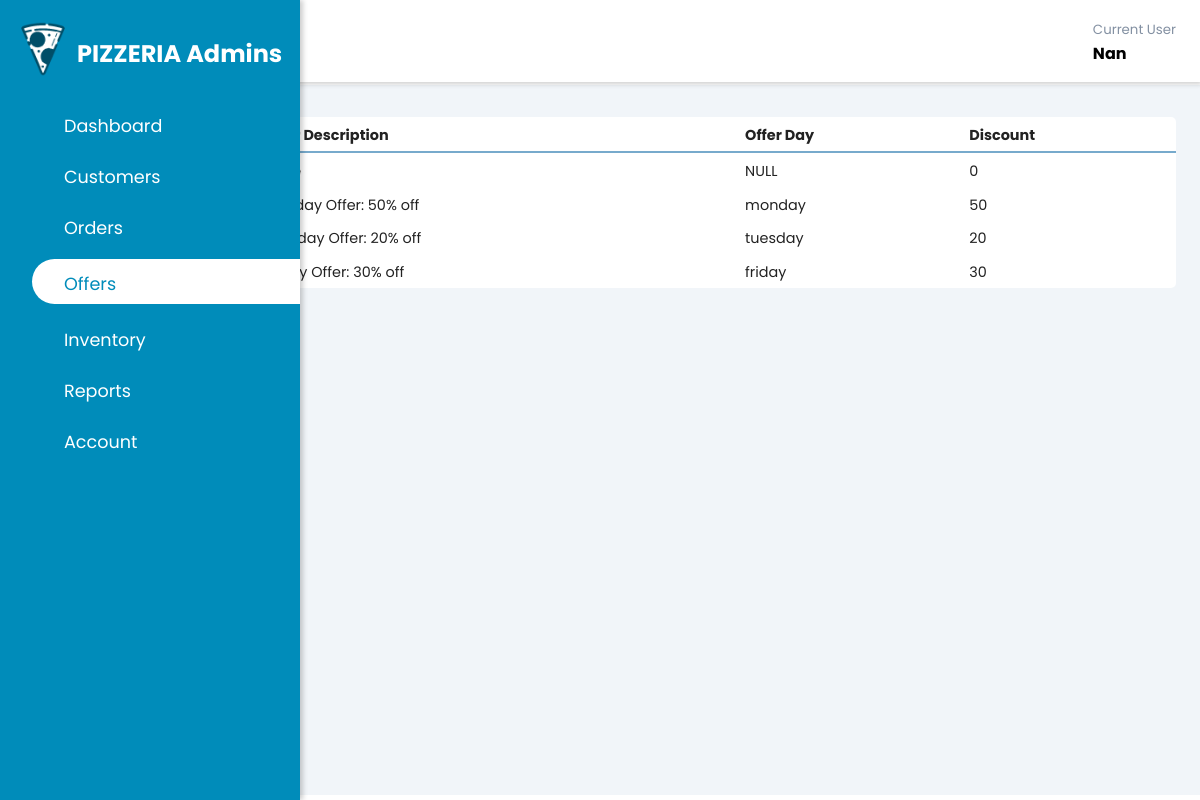
/Ann_adminWeb/website/offerspage.php (signed in), run on the app's committed database.
### tables this page shows
CREATE TABLE `offer_table` (
  `Offer_ID` int(11) NOT NULL,
  `Offer_Discount` int(5) NOT NULL,
  `Offer_Desc` varchar(50) NOT NULL,
  `Offer_Day` varchar(25) DEFAULT NULL
);

### Ann_adminWeb/website/offerspage.php (the view, shortened to what this page needs)
<?php
require_once('..\login_reg\config.php');
?>
<!DOCTYPE html>
<html lang="en">
<head>
    <link rel="stylesheet" href="https://maxst.icons8.com/vue-static/landings/line-awesome/line-awesome/1.3.0/css/line-awesome.min.css">
    <link rel="stylesheet" href="style.css">
</head>
<body>
    <div class="sidebar">
        <div class="sidebar-brand">
            <img src="img/logo_BW.png" alt="pizzeria logo in black and white">
            <h2>PIZZERIA Admins</h2>
        </div>
        <div class="sidebar-menu">
            <ul>
                <li>
                    <a href="index.php" class="weblink">
                        <span class="las la-home"></span>
                        <span>Dashboard</span>
                    </a>
                </li>
                <li>
                    <a href="customerspage.php" class="weblink">
                        <span class="las la-users"></span>
                        <span>Customers</span>
                    </a>
                </li>
                <li>
                    <a href="orderspage.php" class="weblink">
                        <span class="las la-file-invoice-dollar"></span>
                        <span>Orders</span>
                    </a>
                </li>
                <li>
                    <a href="offerspage.php" class="weblink active">
                        <span class="lar la-star"></span>
                        <span>Offers</span>
                    </a>
                </li>
                <li>
                    <a href="inventorypage.php" class="weblink">
                        <span class="las la-pizza-slice"></span>
                        <span>Inventory</span>
                    </a>
                </li>
                <li>
                    <a href="reportspage.php" class="weblink">
                        <span class="las la-chart-area"></span>
                        <span>Reports</span>
                    </a>
                </li>
                <li>
                    <a href="accountpage.php" class="weblink">
                        <span class="las la-user-circle"></span>
                        <span>Account</span>
                    </a>
                </li>
            </ul>
        </div>
    </div>
    <div class="main-content">
        <header>
            <h2>
            </h2>
            <div class="user-wrapper">
                <div>
                    <small>Current User</small>
                    <h4>
                        <?php
                        echo $_SESSION['username'];
                        ?>
                    </h4>
                </div>
            </div>
        </header>
        <main>
        <div class="card">
                <div class="card-body">
                    <div class="table-responsive">
                        <table style="width:100%">
                            <tr style="border-bottom: 2px solid #77aacc;">
                                <th id="off_id"><strong>Offer ID</strong></th>
                                <th id="off_desc"><strong>Offer Description</strong></th>
                                <th id="off_day"><strong>Offer Day</strong></th>
                                <th id="off_disc"><strong>Discount</strong></th>
                            </tr>
                            <?php
                            $sql="select Offer_ID, Offer_Discount, Offer_Desc, Offer_Day from offer_table order by Offer_ID asc";
                            $result=mysqli_query($conn, $sql);
                            $num = mysqli_num_rows($result);
                            if ($num > 0) {
                                while($row=mysqli_fetch_assoc($result)) {
                                    echo "<tr>
                                        <td>".$row["Offer_ID"]."</td>
                                        <td>".$row["Offer_Desc"]."</td>
                                        <td>".$row["Offer_Day"]."</td>
                                        <td>".$row["Offer_Discount"]."</td>
                                    </tr>";
                                }
                            } else {
                                echo "0 results";
                            }
                            ?>
                        </table>
                    </div>
                </div>
            </div>
        </main>
    </div>
</body>
</html>

### Ann_adminWeb/website/style.css (style rules this page uses)
:root { --main-lighter: #5ec6e9; --main-color: #008cba; --main-darker: #004e68; --color-dark: #1D2231; --text-gray: #8390A2; }
* { margin: 0; padding: 0; box-sizing: border-box; list-style-type: none; text-decoration: none; font-family: 'Poppins', sans-serif; }
.sidebar { width: 300px; position: fixed; left: 0; top: 0; height: 100%; background: var(--main-color); z-index: 100; transition: width 300ms; }
.sidebar-brand { height: 90px; padding: 0.7rem 0rem 1rem 2rem; color: #fff; }
.sidebar-brand h2 { text-align: left; margin-left: 45px; margin-top: 25px; position: absolute; }
.sidebar-brand img { display: inline-block; padding-right: 1rem; width: 4.5rem; position: absolute; top: 21px; left: 15px; }
.sidebar-menu { margin-top: 1rem; }
.sidebar-menu li { width: 100%; margin-bottom: 1rem; padding-left: 1rem; }
.sidebar-menu a { display: block; color: #fff; font-size: 1.1rem; padding-left: 1rem; }
.sidebar-menu a.active { background: #fff; padding-top: 0.3rem; padding-bottom: 0.3rem; color: var(--main-color); border-radius: 30px 0px 0px 30px; }
.sidebar-menu a span:first-child { font-size: 1.5rem; padding-right: 1rem; }
.main-content { transition: margin-left 300ms; margin-left: 300px; }
header { background: #fff; display: flex; justify-content: space-between; padding: 1rem 1.5rem; box-shadow: 2px 2px 5px rgba(0,0,0,0.2); position: fixed; left: 300px; width: calc(100% - 300px); top: 0; z-index: 100; transition: left 300ms; }
header h2 { display: inline-flex; align-items: center; color: #222; }
.user-wrapper { display: flex; align-items: center; }
.user-wrapper small { display: inline-block; color: var(--text-gray); }
main { margin-top: 85px; padding: 2rem 1.5rem; background: #f1f5f9; min-height: calc(100vh - 90px); }
.card { background: #fff; border-radius: 5px; }
table { border-collapse: collapse; }
th { text-align: left; }
td, th { padding: 0.5rem 0rem 0.3rem 0.5rem; font-size: 0.9rem; color: #222; }
tr td:last-child, th:last-child { display: flex; align-items: center; }
.table-responsive { width: 100%; overflow-x: auto; }
@media only screen and (max-width: 1200px) { .sidebar { width: 50px; } }
@media only screen and (max-width: 1200px) { .sidebar img { display: inline-block; padding-right: 1rem; width: 3.5rem; position: absolute; top: 27px; left: 5px; } }
@media only screen and (max-width: 1200px) { .sidebar .sidebar-brand, .sidebar li { padding-left: 0.3rem; text-align: center; } }
@media only screen and (max-width: 1200px) { .sidebar li a { padding-left: 0.5rem; } }
@media only screen and (max-width: 1200px) { .sidebar .sidebar-brand h2, .sidebar li a span:last-child { display: none; } }
@media only screen and (max-width: 1200px) { .main-content { margin-left: 50px; } }
@media only screen and (max-width: 1200px) { .main-content header { width: calc(100% - 50px); left: 50px; } }

### data on the page
offer_table: Offer_Day "NULL", Offer_Discount "0"
offer_table: Offer_Desc "Monday Offer: 50% off", Offer_Day "monday", Offer_Discount "50"
offer_table: Offer_Desc "Tuesday Offer: 20% off", Offer_Day "tuesday", Offer_Discount "20"
offer_table: Offer_Desc "Friday Offer: 30% off", Offer_Day "friday", Offer_Discount "30"

### other printed values
$_SESSION['username'] "Nan"
